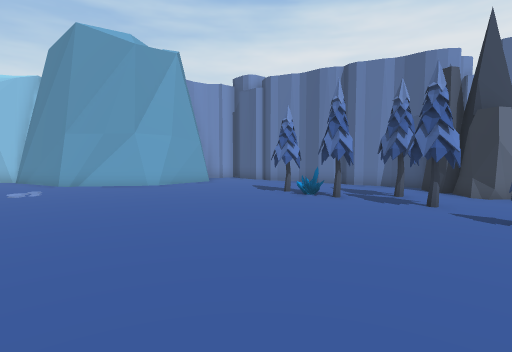
View 1 (above)

21 first-person views from a walk through a Unity game level. The camera is 1.3 m above the floor, tilts 4° down and sees 80° across. The floor is counted in squares, 1 m on a side. Each view is taken from the middle of a square. On the plan, view 1 faces up. The plan holds only what a view shows up to about 14 squares ahead; the rest is blank. The place goes on beyond the plan. The player character is not drawn.

View 2
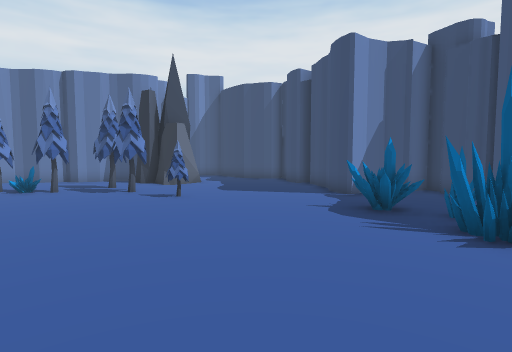

View 3
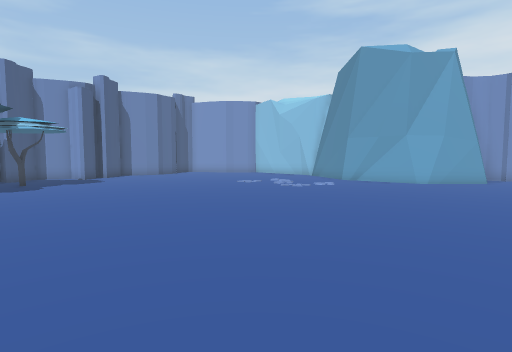

View 4
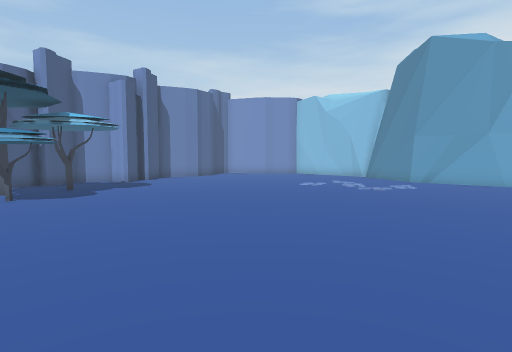

View 5
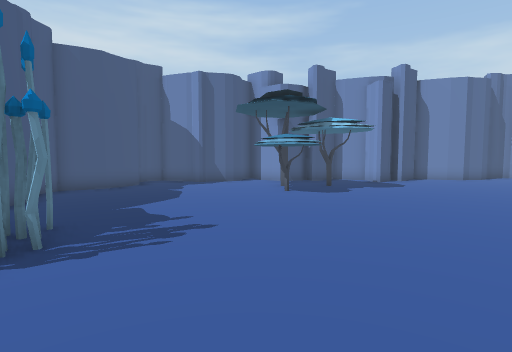

View 6
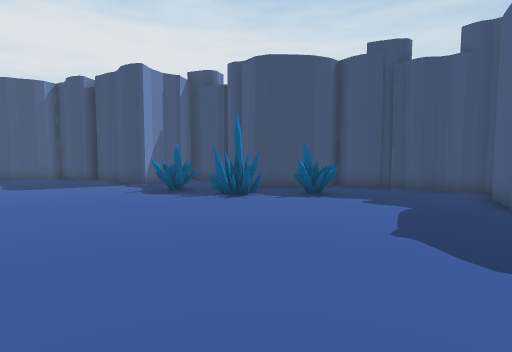

View 7
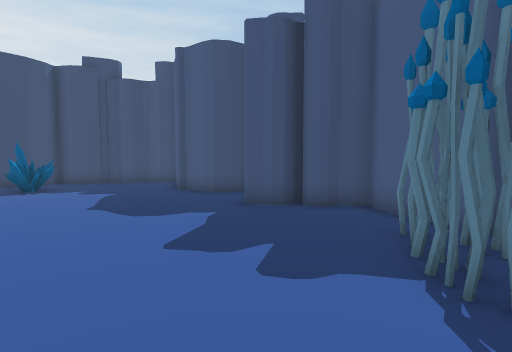

View 8
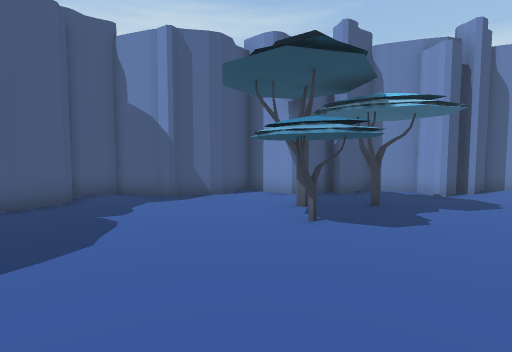

View 9
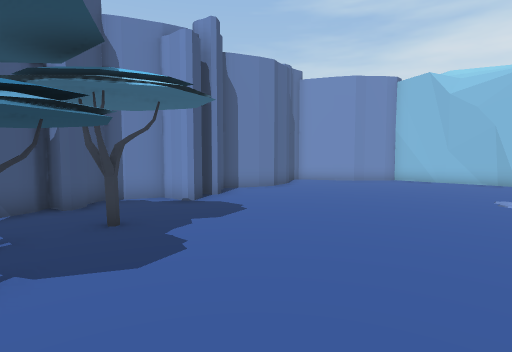

View 10
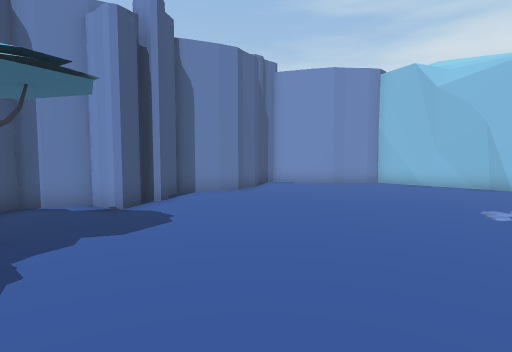

View 11
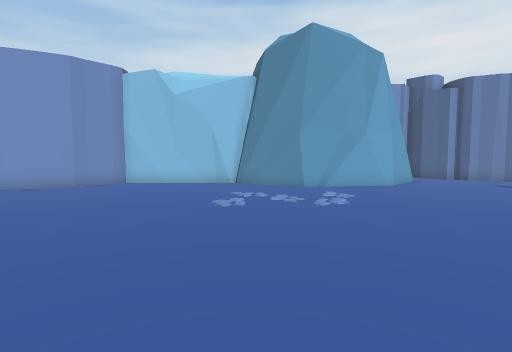

View 12
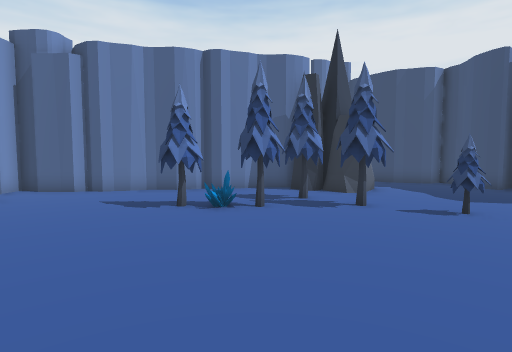

View 13
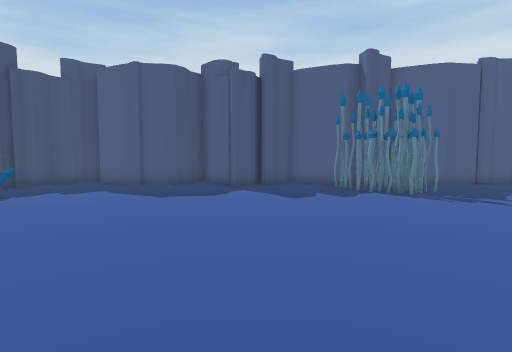

View 14
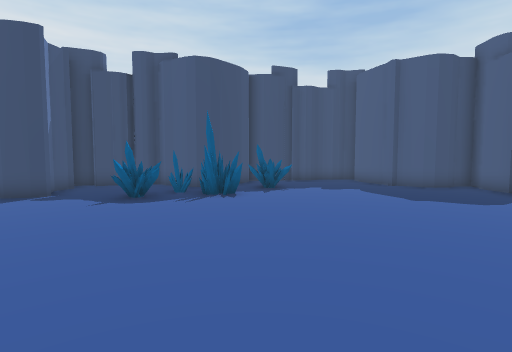

View 15
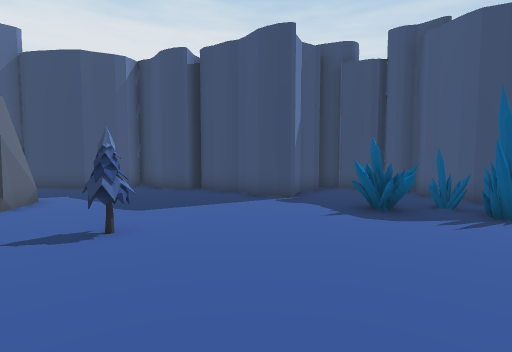

View 16
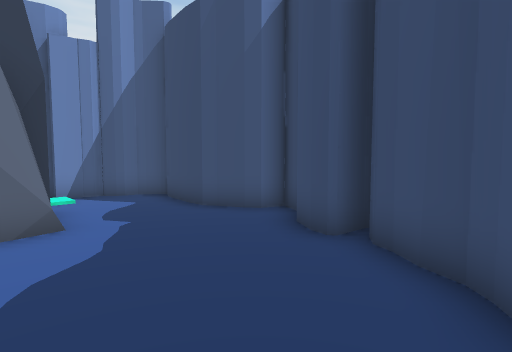

View 17
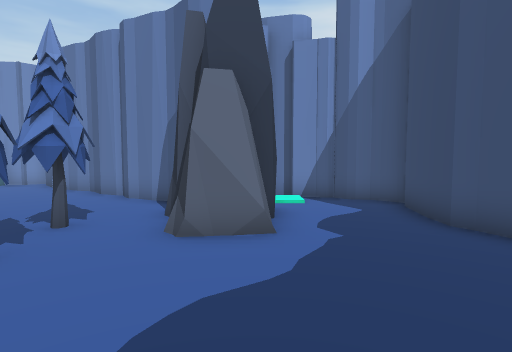

View 18
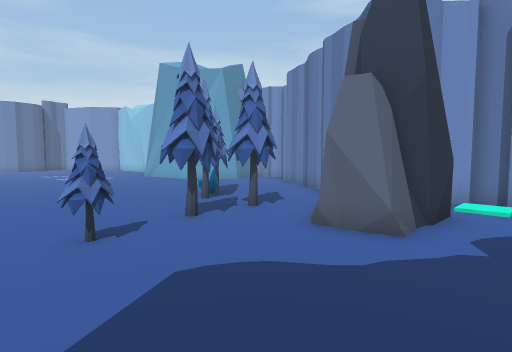

View 19
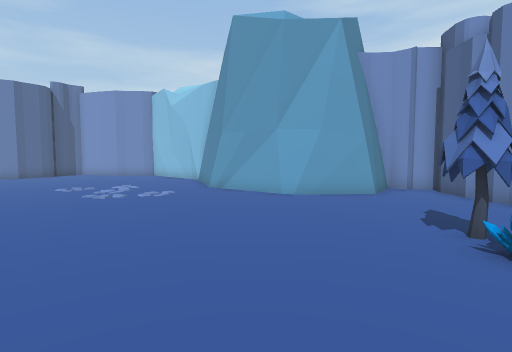

View 20
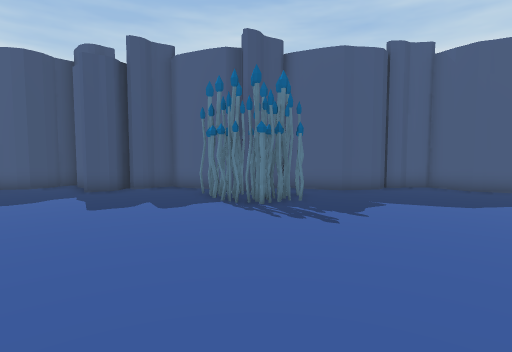

View 21
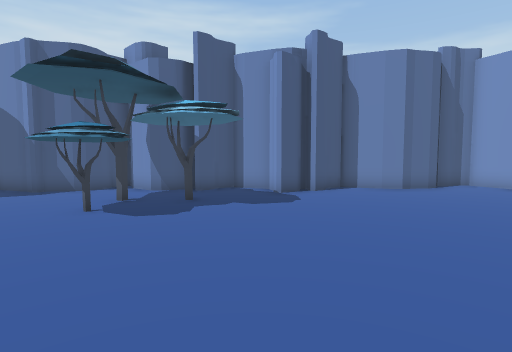

### Floor plan
Key: @ floor where view 1 was taken; # wall or solid block; . floor; T tree; R rock; C crystal; P plant; O other object.
Columns run from 20 left of view 1 to 12 right of it. Each row starts with its distance up from view 1.
 17                  ####
 16                  #..##
 15       OOO        #...###
 14    ##OOOO###   ###.....##   ###
 13   ##.......######.......#####O###
 12  ##.......................##.O..#
 11 ##...................T....RRR...#
 10 #....................TC.TT.RR...#
  9 ##....................TTTT.RR...#
  8  #......................TT......#
  7  #......................TT......#
  6  #.......................T.....##
  5  #.......................T.....##
  4  ##............................#
  3  ##...........................##
  2  #............................##
  1  #.........................C...##
  0  ##.OO..............@......CC...#
 -1  ##...OO...................C...##
 -2  ##.OOOO..................CC...#
 -3 ##....O...................C.####
 -4  ##.......................C.#
 -5   #.......................CC##
 -6   #..........P............C..#
 -7   #.........PPP.............##
 -8   #.........PPP.............#
 -9   ####...##..##...##..##...##
-10      #######################

Positions as (right, up) in squares from view 1, and headings:
1: (0, 0), facing up
2: (0, -3), facing up-right
3: (0, -2), facing up-left
4: (-3, -3), facing up-left
5: (-3, -3), facing left
6: (-4, -3), facing right
7: (-7, -3), facing down-right
8: (-8, -3), facing left
9: (-10, -2), facing up-left
10: (-10, 0), facing up-left
11: (-10, 0), facing up
12: (-3, 4), facing up-right
13: (-2, 4), facing down
14: (-2, 4), facing down-right
15: (0, 3), facing right
16: (7, 3), facing up-right
17: (8, 4), facing up
18: (10, 4), facing up-left
19: (2, 5), facing up-left
20: (-7, 2), facing down
21: (-7, 2), facing left
